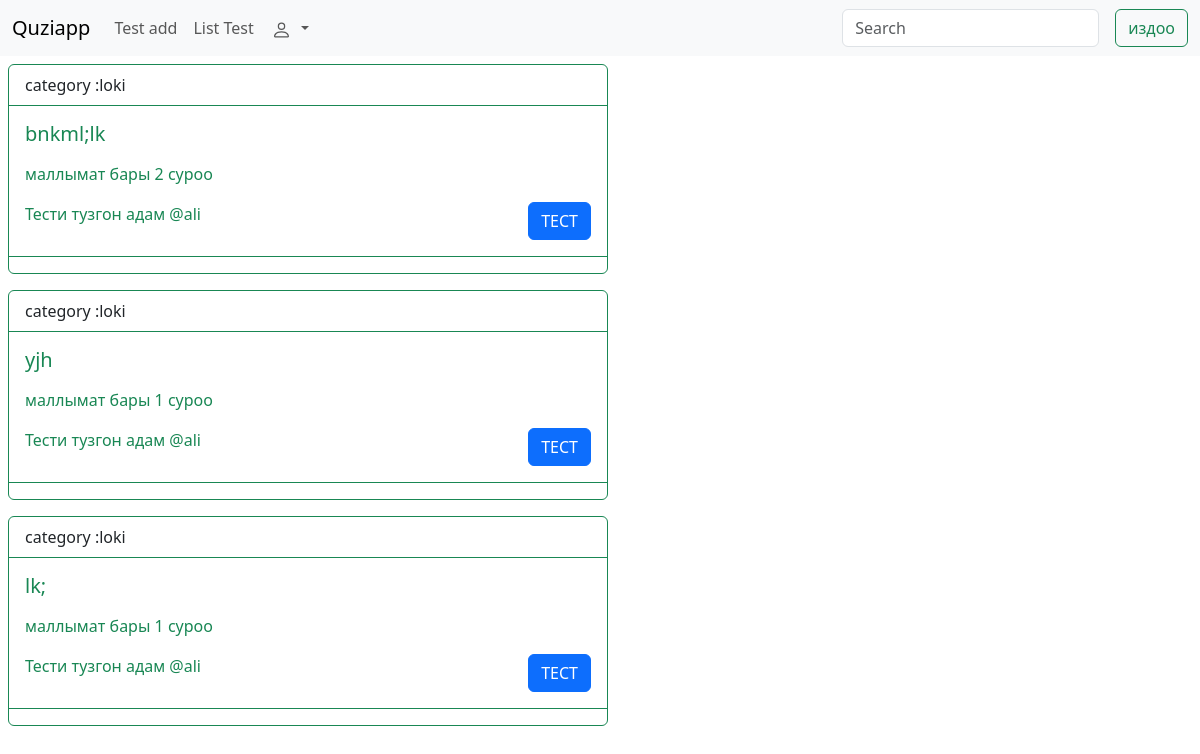
/quiz/list/ (signed in), run on an earlier commit of the app's database.
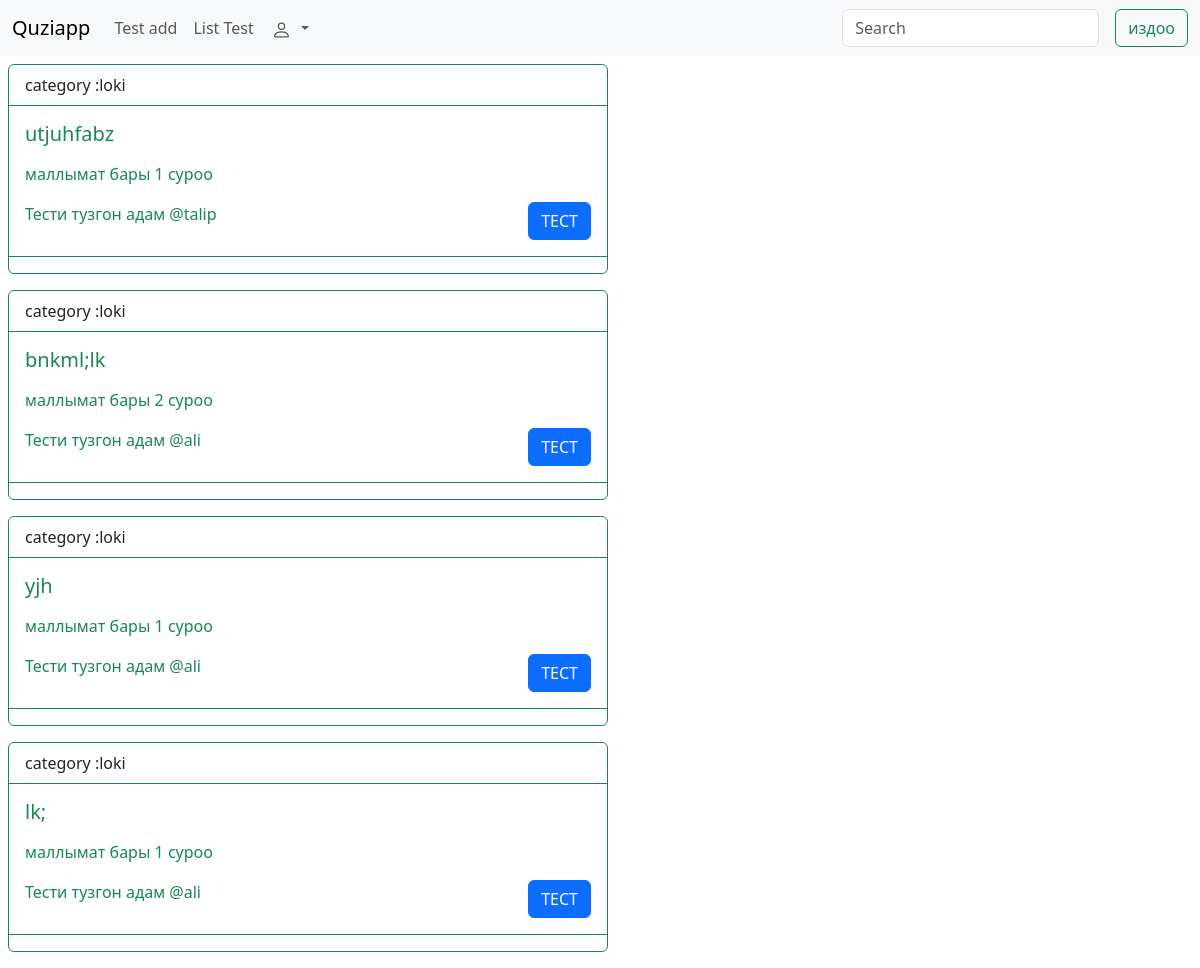
And on a later commit of the database.
### quizapp/models.py (models this page shows, shortened)
class Test(models.Model):
    author = models.ForeignKey(CustomUser, on_delete=models.CASCADE)
    category = models.ForeignKey(TestCategory,on_delete=models.CASCADE)
    title = models.CharField(max_length=200)
    maximum_attemps = models.PositiveIntegerField()  # канча жолу арекет кылса болушун корсотучу болук
    start_date = models.DateTimeField(default=timezone.now)
    end_date = models.DateTimeField(default=(timezone.now() + timezone.timedelta(days=10)))
    pass_percentage = models.PositiveIntegerField()  # жооптордун канча просенти откондуугун корсотот
    class Meta:
        ordering = ('-id',)

class TestCategory(models.Model):
    name = models.CharField(max_length=100)
    def __str__(self):
        return str(self.name)

### accounts/models.py (models this page shows)
class CustomUser(AbstractUser):
    bio = models.CharField(max_length=100, null=True, blank=True)
    pic = models.ImageField(upload_to='profiles/', default="profiles/male-avatar-maker.jpg")
    is_verified = models.BooleanField(default=False)
    phone_number = models.CharField(max_length=12, null=True, blank=True)
    address = models.CharField(max_length=100, null=True, blank=True)

### quizapp/views.py (the view)
# urls.py: path('list/',testlist,name='list_test'),
@login_required(login_url='users:login')
def testlist(request):
    tests = Test.objects.all()
    q = request.GET.get('q', '')
    if q:
        tests = tests.filter(title__icontains=q)
    return render(request, 'test/test_list.html', {'tests': tests})

### templates/test/test_list.html
{% extends 'base.html'%}
{% load static %}
{% block content %}
   <div class=" top">
        <div class="row" style="--bs-gutter-x: 0rem!important;">
        <div class="col">
              {% for test in tests %}
            <div class="card border-success mb-3 col-md-12 m-2 col col-lg-6 col-xl-6 col-xxl-6 ">
                <div class="card-header bg-transparent border-success">category :{{test.category}}</div>
                <div class="card-body text-success">
                    <h5 class="card-title">{{test.title}}</h5>
                    <p class="card-text"> <p class="card-text">маллымат бары {{test.question_set.all.count}}</strong> суроо</p></p>
                    <a>Тести тузгон адам <span> @{{ test.author}}</span></a>
                    <a class="btn btn-primary btn-lgs  float-end" href="{% url 'test:ready_to_test' test.id%}">ТЕСТ</a>
                </div>
                <div class="card-footer bg-transparent border-success">
                </div>
            </div>
    {% endfor%}
        </div>
    </div>
   </div>
{%endblock content%}

### templates/base.html (shortened to what this page needs)
{% load static %}
<!DOCTYPE html>
<html lang="en">
 <head>
    <link
      rel="stylesheet"
      href="https://cdn.jsdelivr.net/npm/boxicons@latest/css/boxicons.min.css"
    />
     <link rel="stylesheet" href="https://cdn.jsdelivr.net/npm/bootstrap-icons@1.10.3/font/bootstrap-icons.css">
         <link href="https://cdn.jsdelivr.net/npm/bootstrap@5.3.0-alpha1/dist/css/bootstrap.min.css" rel="stylesheet">
  </head>
        {% include 'include/header.html'%}
{% block content %}
{% endblock content %}
</body>
</html>

### templates/include/header.html (shortened to what this page needs)
<nav class="navbar navbar-expand-lg bg-body-tertiary">
  <div class="container-fluid">
    <a class="navbar-brand" href="#">Quziapp</a>
    <div class="collapse navbar-collapse" id="navbarSupportedContent">
      <ul class="navbar-nav me-auto mb-2 mb-lg-0">
        <li class="nav-item">
          <a class="nav-link" href="{% url 'test:new_test' %}">Test add</a>
        </li> <li class="nav-item">
          <a class="nav-link" href="{% url 'test:list_test'  %}">List Test</a>
        </li>
          <li class="nav-item dropdown">
          <a class="nav-link dropdown-toggle" href="#" role="button" data-bs-toggle="dropdown" aria-expanded="false">
          </a>
        </li>
      </ul>
      <form class="d-flex" role="search">
         <input class="form-control me-3 mr-3" name="q" type="search" placeholder="Search" aria-label="Search">
        <button class="btn btn-outline-success" type="submit">издоо</button>
      </form>
    </div>
  </div>
</nav>

What changed in the data, as far as the page shows it:
added Test: category "loki", title "utjuhfabz", question_set.all.count "1", author "talip"
